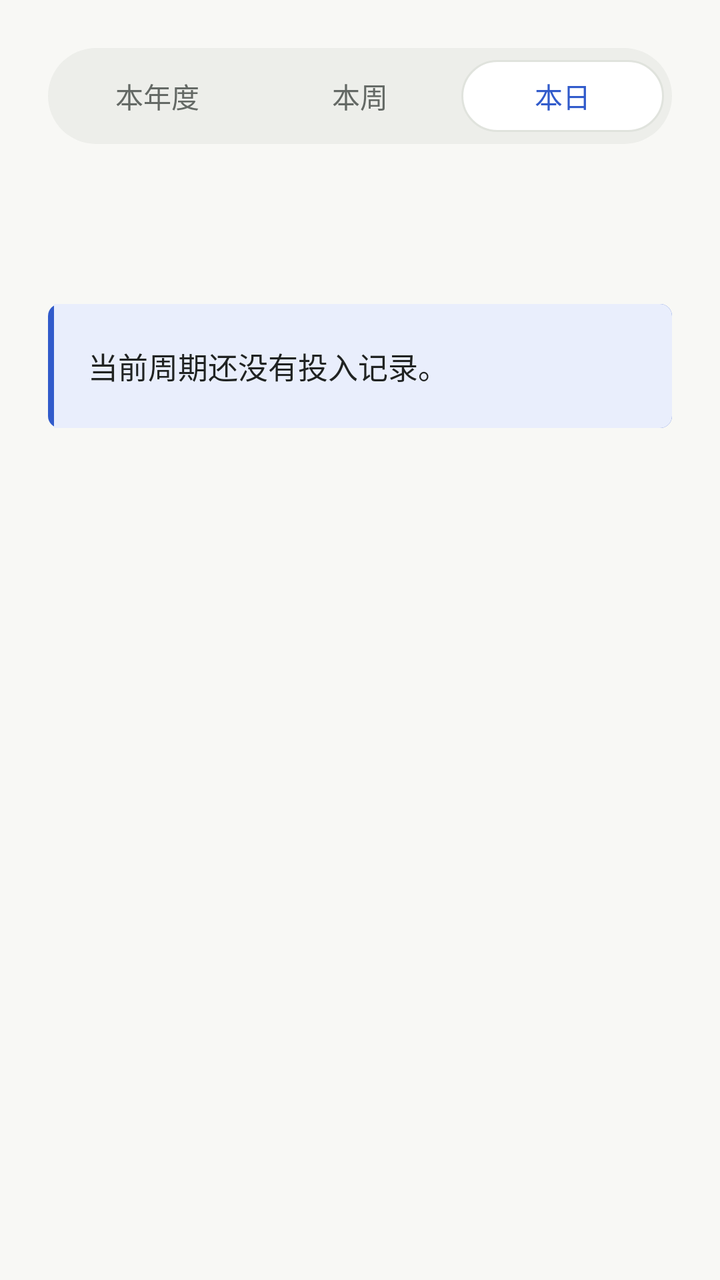
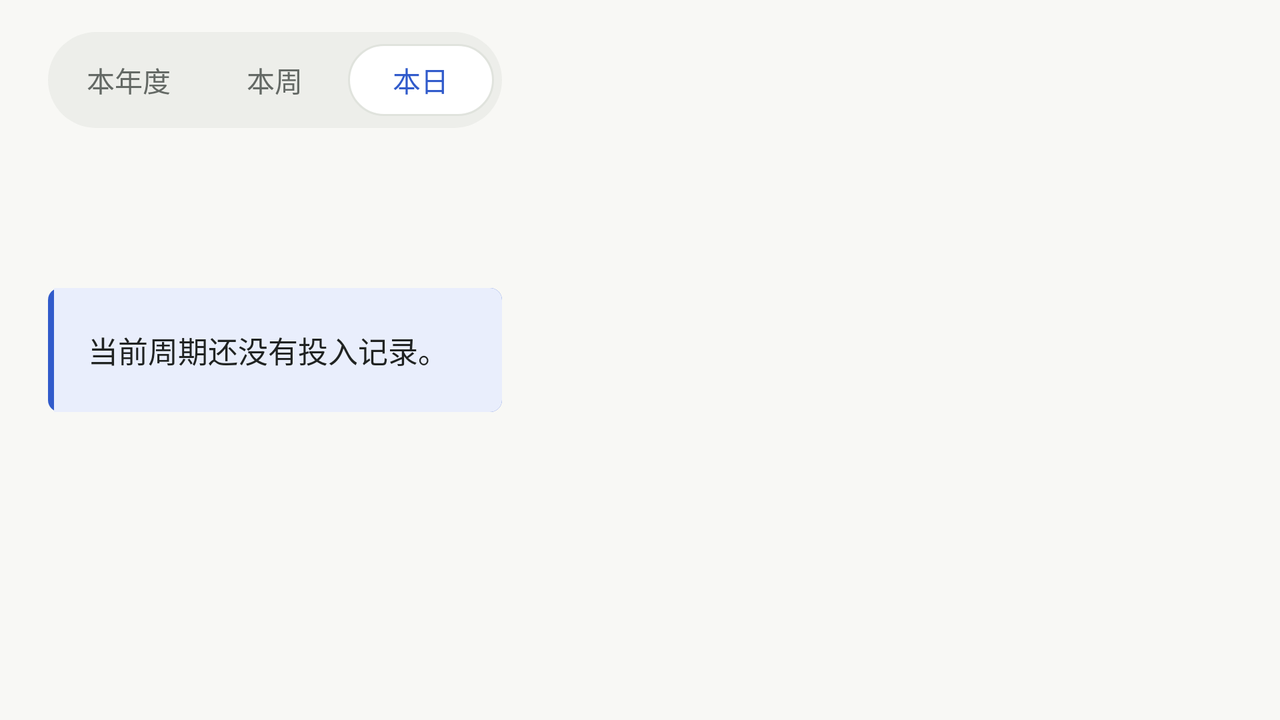

Compare how this app lays out the same screen by default and in its alternative resource folder. The renders come first, then the two layout files and the values they reference.
<!-- AndroidManifest.xml: application theme Theme.Clock -->
<!-- res/layout/fragment_reports.xml -->
<?xml version="1.0" encoding="utf-8"?>
<LinearLayout xmlns:android="http://schemas.android.com/apk/res/android"
    xmlns:app="http://schemas.android.com/apk/res-auto"
    android:layout_width="match_parent"
    android:layout_height="match_parent"
    android:orientation="vertical"
    android:paddingHorizontal="@dimen/screen_gutter"
    android:paddingTop="24dp">

    <RadioGroup
        android:id="@+id/report_period"
        android:layout_width="match_parent"
        android:layout_height="48dp"
        android:background="@drawable/bg_report_segment_track"
        android:orientation="horizontal"
        android:paddingHorizontal="4dp">
        <RadioButton android:id="@+id/report_year" style="@style/Clock.ReportSegmentOption"
            android:text="@string/report_year" />
        <RadioButton android:id="@+id/report_week" style="@style/Clock.ReportSegmentOption"
            android:text="@string/report_week" />
        <RadioButton android:id="@+id/report_day" style="@style/Clock.ReportSegmentOption"
            android:checked="true" android:text="@string/report_day" />
    </RadioGroup>

    <LinearLayout
        android:layout_width="match_parent"
        android:layout_height="wrap_content"
        android:minHeight="48dp"
        android:layout_marginTop="@dimen/space_8"
        android:gravity="center_vertical"
        android:orientation="horizontal">

        <ImageButton
            android:id="@+id/report_range_previous"
            android:layout_width="48dp"
            android:layout_height="48dp"
            android:background="?attr/selectableItemBackgroundBorderless"
            android:contentDescription="@string/report_previous_range"
            android:padding="14dp"
            android:src="@drawable/ic_chevron_left"
            app:tint="@color/clock_on_surface" />

        <TextView
            android:id="@+id/report_range_title"
            android:layout_width="0dp"
            android:layout_height="wrap_content"
            android:layout_weight="1"
            android:fontFamily="sans-serif-medium"
            android:gravity="center"
            android:textColor="@color/clock_on_surface"
            android:textSize="16sp" />

        <ImageButton
            android:id="@+id/report_range_next"
            android:layout_width="48dp"
            android:layout_height="48dp"
            android:background="?attr/selectableItemBackgroundBorderless"
            android:contentDescription="@string/report_next_range"
            android:padding="14dp"
            android:src="@drawable/ic_chevron_right"
            app:tint="@color/clock_on_surface" />
    </LinearLayout>

    <TextView
        android:id="@+id/report_summary"
        android:layout_width="match_parent"
        android:layout_height="wrap_content"
        android:layout_marginTop="@dimen/space_16"
        android:fontFamily="sans-serif-medium"
        android:textColor="@color/clock_on_surface"
        android:textSize="24sp"
        android:visibility="gone" />

    <Button
        android:id="@+id/report_export_poster"
        style="@style/Clock.SecondaryButton"
        android:layout_width="match_parent"
        android:layout_marginTop="@dimen/space_12"
        android:text="@string/report_export_poster"
        android:visibility="gone" />

    <TextView
        android:id="@+id/report_empty"
        android:layout_width="match_parent"
        android:layout_height="wrap_content"
        android:layout_marginTop="@dimen/space_24"
        android:background="@drawable/bg_note"
        android:gravity="start"
        android:lineSpacingExtra="3dp"
        android:padding="@dimen/space_20"
        android:text="@string/report_empty"
        android:textColor="@color/clock_on_surface"
        android:textSize="15sp" />

    <androidx.recyclerview.widget.RecyclerView
        android:id="@+id/report_list"
        android:layout_width="match_parent"
        android:layout_height="0dp"
        android:layout_marginTop="@dimen/space_16"
        android:layout_weight="1"
        android:clipToPadding="false"
        android:paddingBottom="@dimen/space_24" />
</LinearLayout>
<!-- resources referenced by this layout -->
<resources>
  <color name="clock_on_surface">#202322</color>
  <dimen name="screen_gutter">24dp</dimen>
  <dimen name="space_12">12dp</dimen>
  <dimen name="space_16">16dp</dimen>
  <dimen name="space_20">20dp</dimen>
  <dimen name="space_24">24dp</dimen>
  <dimen name="space_8">8dp</dimen>
  <!-- drawable bg_note (drawable) -->
  <layer-list xmlns:android="http://schemas.android.com/apk/res/android">
      <item>
          <shape android:shape="rectangle">
              <solid android:color="@color/clock_primary" />
              <corners android:radius="6dp" />
          </shape>
      </item>
      <item android:left="3dp">
          <shape android:shape="rectangle">
              <solid android:color="@color/clock_primary_soft" />
              <corners android:topRightRadius="6dp" android:bottomRightRadius="6dp" />
          </shape>
      </item>
  </layer-list>
  <!-- drawable bg_report_segment_track (drawable) -->
  <shape xmlns:android="http://schemas.android.com/apk/res/android">
      <solid android:color="@color/clock_surface" />
      <corners android:radius="24dp" />
  </shape>
  <string name="report_day">本日</string>
  <string name="report_empty">当前周期还没有投入记录。</string>
  <string name="report_export_poster">预览专注海报</string>
  <string name="report_next_range">下一范围</string>
  <string name="report_previous_range">上一范围</string>
  <string name="report_week">本周</string>
  <string name="report_year">本年度</string>
  <style name="Clock.ReportSegmentOption" parent="Clock.SegmentOption">
          <item name="android:paddingVertical">0dp</item>
          <item name="android:background">@drawable/bg_report_segment_option</item>
      </style>
  <style name="Clock.SecondaryButton" parent="Widget.AppCompat.Button">
          <item name="android:layout_height">wrap_content</item>
          <item name="android:minHeight">52dp</item>
          <item name="android:paddingVertical">12dp</item>
          <item name="android:background">@drawable/bg_button_secondary</item>
          <item name="android:backgroundTint">@null</item>
          <item name="android:fontFamily">sans-serif-medium</item>
          <item name="android:stateListAnimator">@null</item>
          <item name="android:textAllCaps">false</item>
          <item name="android:textColor">@color/clock_on_surface</item>
          <item name="android:textSize">14sp</item>
      </style>
  <!-- from res/values-v27/ -->
  <style name="Theme.Clock" parent="Theme.Clock.Base">
          <item name="android:windowLightNavigationBar">true</item>
      </style>
  <color name="clock_primary">#315BCB</color>
  <color name="clock_primary_soft">#E9EEFC</color>
  <color name="clock_surface">#EDEEEA</color>
  <!-- drawable bg_segment_option (drawable) -->
  <ripple xmlns:android="http://schemas.android.com/apk/res/android" android:color="@color/clock_ripple">
      <item><selector>
          <item android:state_checked="true"><shape><solid android:color="@color/clock_surface_raised" /><stroke android:width="1dp" android:color="@color/clock_outline_soft" /><corners android:radius="6dp" /></shape></item>
          <item><shape><solid android:color="@android:color/transparent" /></shape></item>
      </selector></item>
  </ripple>
  <color name="clock_ripple">#1A315BCB</color>
  <color name="clock_surface_raised">#FFFFFF</color>
  <color name="clock_outline_soft">#E0E3DD</color>
  <color name="clock_outline">#969B95</color>
  <color name="clock_background">#F8F8F5</color>
  <color name="clock_on_surface_muted">#646965</color>
  <!-- some entries are left out for length -->
</resources>
<!-- res/layout-land/fragment_reports.xml (the repository's variant of the layout above) -->
<!-- drawn on the phone turned sideways -->
<?xml version="1.0" encoding="utf-8"?>
<LinearLayout xmlns:android="http://schemas.android.com/apk/res/android"
    xmlns:app="http://schemas.android.com/apk/res-auto"
    android:layout_width="match_parent"
    android:layout_height="match_parent"
    android:orientation="horizontal"
    android:paddingHorizontal="24dp"
    android:paddingTop="16dp">
    <ScrollView
        android:layout_width="0dp"
        android:layout_height="match_parent"
        android:layout_weight="1"
        android:clipToPadding="false"
        android:paddingBottom="16dp">
        <LinearLayout
            android:layout_width="match_parent"
            android:layout_height="wrap_content"
            android:orientation="vertical">
    <RadioGroup
        android:id="@+id/report_period"
        android:layout_width="match_parent"
        android:layout_height="48dp"
        android:background="@drawable/bg_report_segment_track"
        android:orientation="horizontal"
        android:paddingHorizontal="4dp">
        <RadioButton android:id="@+id/report_year" style="@style/Clock.ReportSegmentOption"
            android:text="@string/report_year" />
        <RadioButton android:id="@+id/report_week" style="@style/Clock.ReportSegmentOption"
            android:text="@string/report_week" />
        <RadioButton android:id="@+id/report_day" style="@style/Clock.ReportSegmentOption"
            android:checked="true" android:text="@string/report_day" />
    </RadioGroup>

    <LinearLayout
        android:layout_width="match_parent"
        android:layout_height="wrap_content"
        android:minHeight="48dp"
        android:layout_marginTop="@dimen/space_8"
        android:gravity="center_vertical"
        android:orientation="horizontal">

        <ImageButton
            android:id="@+id/report_range_previous"
            android:layout_width="48dp"
            android:layout_height="48dp"
            android:background="?attr/selectableItemBackgroundBorderless"
            android:contentDescription="@string/report_previous_range"
            android:padding="14dp"
            android:src="@drawable/ic_chevron_left"
            app:tint="@color/clock_on_surface" />

        <TextView
            android:id="@+id/report_range_title"
            android:layout_width="0dp"
            android:layout_height="wrap_content"
            android:layout_weight="1"
            android:fontFamily="sans-serif-medium"
            android:gravity="center"
            android:textColor="@color/clock_on_surface"
            android:textSize="16sp" />

        <ImageButton
            android:id="@+id/report_range_next"
            android:layout_width="48dp"
            android:layout_height="48dp"
            android:background="?attr/selectableItemBackgroundBorderless"
            android:contentDescription="@string/report_next_range"
            android:padding="14dp"
            android:src="@drawable/ic_chevron_right"
            app:tint="@color/clock_on_surface" />
    </LinearLayout>

    <TextView
        android:id="@+id/report_summary"
        android:layout_width="match_parent"
        android:layout_height="wrap_content"
        android:layout_marginTop="@dimen/space_16"
        android:fontFamily="sans-serif-medium"
        android:textColor="@color/clock_on_surface"
        android:textSize="24sp"
        android:visibility="gone" />

    <Button
        android:id="@+id/report_export_poster"
        style="@style/Clock.SecondaryButton"
        android:layout_width="match_parent"
        android:layout_marginTop="@dimen/space_12"
        android:text="@string/report_export_poster"
        android:visibility="gone" />

    <TextView
        android:id="@+id/report_empty"
        android:layout_width="match_parent"
        android:layout_height="wrap_content"
        android:layout_marginTop="@dimen/space_24"
        android:background="@drawable/bg_note"
        android:gravity="start"
        android:lineSpacingExtra="3dp"
        android:padding="@dimen/space_20"
        android:text="@string/report_empty"
        android:textColor="@color/clock_on_surface"
        android:textSize="15sp" />

        </LinearLayout>
    </ScrollView>
    <androidx.recyclerview.widget.RecyclerView
        android:id="@+id/report_list"
        android:layout_width="0dp"
        android:layout_height="match_parent"
        android:layout_marginStart="24dp"
        android:layout_weight="1.5"
        android:clipToPadding="false"
        android:paddingBottom="24dp" />
</LinearLayout>
<!-- resources referenced by the variant -->
<!-- as the phone turned sideways resolves them -->
<resources>
  <color name="clock_on_surface">#202322</color>
  <dimen name="space_12">12dp</dimen>
  <dimen name="space_16">16dp</dimen>
  <dimen name="space_20">20dp</dimen>
  <dimen name="space_24">24dp</dimen>
  <dimen name="space_8">8dp</dimen>
  <!-- drawable bg_note (drawable) -->
  <layer-list xmlns:android="http://schemas.android.com/apk/res/android">
      <item>
          <shape android:shape="rectangle">
              <solid android:color="@color/clock_primary" />
              <corners android:radius="6dp" />
          </shape>
      </item>
      <item android:left="3dp">
          <shape android:shape="rectangle">
              <solid android:color="@color/clock_primary_soft" />
              <corners android:topRightRadius="6dp" android:bottomRightRadius="6dp" />
          </shape>
      </item>
  </layer-list>
  <!-- drawable bg_report_segment_track (drawable) -->
  <shape xmlns:android="http://schemas.android.com/apk/res/android">
      <solid android:color="@color/clock_surface" />
      <corners android:radius="24dp" />
  </shape>
  <string name="report_day">本日</string>
  <string name="report_empty">当前周期还没有投入记录。</string>
  <string name="report_export_poster">预览专注海报</string>
  <string name="report_next_range">下一范围</string>
  <string name="report_previous_range">上一范围</string>
  <string name="report_week">本周</string>
  <string name="report_year">本年度</string>
  <style name="Clock.ReportSegmentOption" parent="Clock.SegmentOption">
          <item name="android:paddingVertical">0dp</item>
          <item name="android:background">@drawable/bg_report_segment_option</item>
      </style>
  <style name="Clock.SecondaryButton" parent="Widget.AppCompat.Button">
          <item name="android:layout_height">wrap_content</item>
          <item name="android:minHeight">52dp</item>
          <item name="android:paddingVertical">12dp</item>
          <item name="android:background">@drawable/bg_button_secondary</item>
          <item name="android:backgroundTint">@null</item>
          <item name="android:fontFamily">sans-serif-medium</item>
          <item name="android:stateListAnimator">@null</item>
          <item name="android:textAllCaps">false</item>
          <item name="android:textColor">@color/clock_on_surface</item>
          <item name="android:textSize">14sp</item>
      </style>
  <!-- from res/values-v27/ -->
  <style name="Theme.Clock" parent="Theme.Clock.Base">
          <item name="android:windowLightNavigationBar">true</item>
      </style>
  <color name="clock_primary">#315BCB</color>
  <color name="clock_primary_soft">#E9EEFC</color>
  <color name="clock_surface">#EDEEEA</color>
  <!-- drawable bg_segment_option (drawable) -->
  <ripple xmlns:android="http://schemas.android.com/apk/res/android" android:color="@color/clock_ripple">
      <item><selector>
          <item android:state_checked="true"><shape><solid android:color="@color/clock_surface_raised" /><stroke android:width="1dp" android:color="@color/clock_outline_soft" /><corners android:radius="6dp" /></shape></item>
          <item><shape><solid android:color="@android:color/transparent" /></shape></item>
      </selector></item>
  </ripple>
  <color name="clock_ripple">#1A315BCB</color>
  <color name="clock_surface_raised">#FFFFFF</color>
  <color name="clock_outline_soft">#E0E3DD</color>
  <color name="clock_outline">#969B95</color>
  <color name="clock_background">#F8F8F5</color>
  <color name="clock_on_surface_muted">#646965</color>
  <!-- some entries are left out for length -->
</resources>
